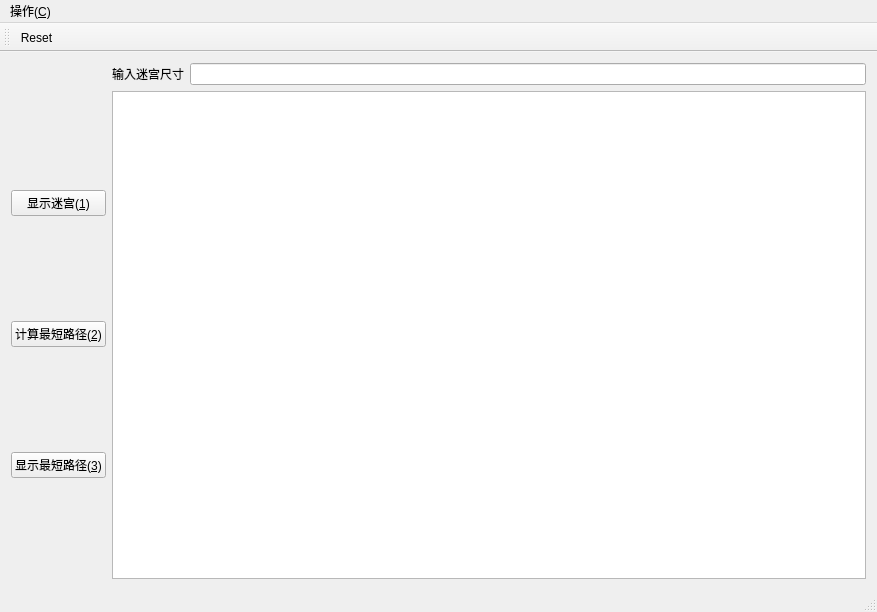
<?xml version="1.0" encoding="UTF-8"?>
<ui version="4.0">
 <class>MainWindow</class>
 <widget class="QMainWindow" name="MainWindow">
  <property name="geometry">
   <rect>
    <x>0</x>
    <y>0</y>
    <width>877</width>
    <height>612</height>
   </rect>
  </property>
  <property name="windowTitle">
   <string>MainWindow</string>
  </property>
  <widget class="QWidget" name="centralWidget">
   <layout class="QGridLayout" name="gridLayout_2">
    <item row="0" column="1">
     <layout class="QHBoxLayout" name="horizontalLayout">
      <item>
       <widget class="QLabel" name="label">
        <property name="text">
         <string>输入迷宫尺寸</string>
        </property>
       </widget>
      </item>
      <item>
       <widget class="QLineEdit" name="lineEdit"/>
      </item>
     </layout>
    </item>
    <item row="1" column="0">
     <layout class="QGridLayout" name="gridLayout">
      <item row="0" column="0">
       <widget class="QPushButton" name="pushButton">
        <property name="text">
         <string>显示迷宫(&amp;1)</string>
        </property>
        <property name="shortcut">
         <string>Ctrl+1</string>
        </property>
       </widget>
      </item>
      <item row="1" column="0">
       <widget class="QPushButton" name="pushButton_2">
        <property name="text">
         <string>计算最短路径(&amp;2)</string>
        </property>
        <property name="shortcut">
         <string>Ctrl+2</string>
        </property>
       </widget>
      </item>
      <item row="2" column="0">
       <widget class="QPushButton" name="pushButton_3">
        <property name="text">
         <string>显示最短路径(&amp;3)</string>
        </property>
        <property name="shortcut">
         <string>Ctrl+3</string>
        </property>
       </widget>
      </item>
     </layout>
    </item>
    <item row="1" column="1">
     <widget class="QTextEdit" name="textEdit">
      <property name="readOnly">
       <bool>true</bool>
      </property>
     </widget>
    </item>
   </layout>
  </widget>
  <widget class="QMenuBar" name="menuBar">
   <property name="geometry">
    <rect>
     <x>0</x>
     <y>0</y>
     <width>877</width>
     <height>23</height>
    </rect>
   </property>
   <widget class="QMenu" name="menu_R">
    <property name="title">
     <string>操作(&amp;C)</string>
    </property>
    <addaction name="actionReset"/>
   </widget>
   <addaction name="menu_R"/>
  </widget>
  <widget class="QToolBar" name="mainToolBar">
   <attribute name="toolBarArea">
    <enum>TopToolBarArea</enum>
   </attribute>
   <attribute name="toolBarBreak">
    <bool>false</bool>
   </attribute>
   <addaction name="actionReset"/>
  </widget>
  <widget class="QStatusBar" name="statusBar"/>
  <action name="actionReset">
   <property name="icon">
    <iconset resource="image.qrc">
     <normaloff>:/image/reset.png</normaloff>:/image/reset.png</iconset>
   </property>
   <property name="text">
    <string>Reset</string>
   </property>
   <property name="shortcut">
    <string>Ctrl+R</string>
   </property>
  </action>
 </widget>
 <layoutdefault spacing="6" margin="11"/>
 <resources>
  <include location="image.qrc"/>
 </resources>
 <connections/>
</ui>
